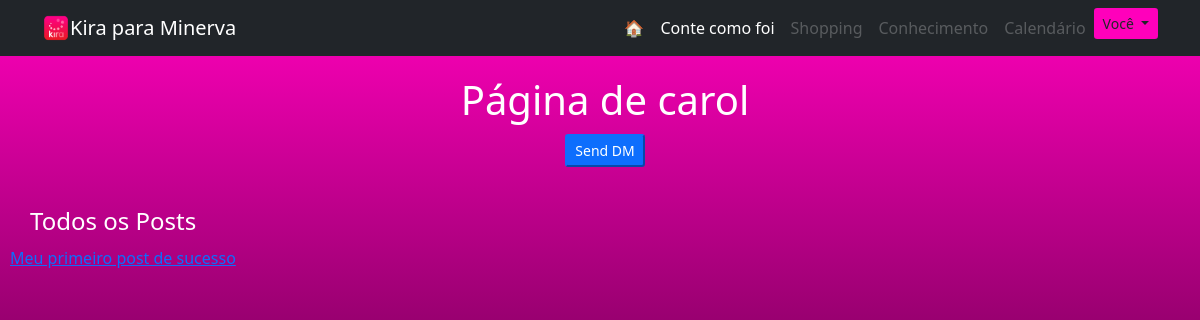
/user/1 (signed in), run on the app's committed database.
### main.py (models this page shows)
class Usuario(UserMixin, db.Model): #PAI
    __tablename__ = "usuarios"
    id = db.Column(db.Integer, primary_key=True)
    nome_completo = db.Column(db.String(200))
    username = db.Column(db.String(100), unique=True)
    email = db.Column(db.String(200), unique=True)
    password = db.Column(db.String(100))
    pontos = db.Column(db.Integer)
    posts = relationship("Post", back_populates="autor_post")
    comentarios_usuario = relationship("Comentario", back_populates="autor_comentario")
    comunidades_criadas = relationship("Comunidade", back_populates="criador")
    entradas_usuario = relationship("Entrada", back_populates="autor_entrada")
    dms_recebidas = relationship("DirectMessage", back_populates="recipiente")

class Post(db.Model): #FILHO
    __tablename__ = "posts"
    id = db.Column(db.Integer, primary_key=True)
    id_autor_post = db.Column(db.Integer, db.ForeignKey("usuarios.id"))
    id_comunidade = db.Column(db.Integer, db.ForeignKey("comunidades.id"))
    titulo = db.Column(db.String(140), nullable=False)
    data = db.Column(db.Date, nullable=False)
    corpo = db.Column(db.Text, nullable=False)
    eh_artigo = db.Column(db.Boolean,nullable=False)
    upvotes = db.Column(db.Integer, default=0)
    comentarios = relationship("Comentario", back_populates="parent_post")
    autor_post = relationship("Usuario", back_populates="posts")
    comunidade = relationship("Comunidade", back_populates="posts")

### main.py (the view)
@app.route('/user/<int:id_usuario>')
def user_page(id_usuario):
    usuario = Usuario.query.get(id_usuario)
    return render_template('perfil-usuario.html', usuario=usuario)

### main.py (called while the page is built)
@login_manager.user_loader
def load_user(id):
    return Usuario.query.get(id)

### templates/perfil-usuario.html
{% extends "base.html" %}
{% block content %}
<div style="margin-left: 10px; height: 80%">
    <div style="margin: 20px auto 20px auto" class="row">
        <h1 class="text-white" style="margin:0 auto 0 auto; text-align: center"> Página de {{ usuario.username }} </h1>
        {% if current_user.username != usuario.username and current_user.is_authenticated %}
        <a style="margin: 10px auto 0 auto; text-align: center; width: 50%" href="{{ url_for('send_dm', id_usuario=usuario.id) }}" >
            <input  type="button" class="btn-sm btn-primary" name="new-dm" value="Send DM">
        </a>
        {% endif %}
    </div>
    <div style="margin-top: 10px">
    <h4 class="text-white" style="margin: 40px auto 10px 20px">Todos os Posts</h4>
    {% for post in usuario.posts %}
        <a href="{{ url_for('show_post', q_id=post.id) }}">{{ post.titulo[:50] }}{% if post.titulo[50] %}... {% endif %}</a><br>
    {% endfor %}
    </div>
</div>
{% endblock %}

### templates/base.html (shortened to what this page needs)
<!DOCTYPE html>
<html lang="en">
    <head>
        <link href="../static/css/styles.css" rel="stylesheet" />
    </head>
    <body class="bg-secondary">
        <nav class="navbar sticky-top navbar-expand-lg navbar-dark bg-dark">
            <div class="container">
                <img src="../static/assets/kira-rosa.png" style="width:28px; height: 28px">
                <a class="navbar-brand text-white" >Kira {%if current_user.is_authenticated %} para {{current_user.nome_completo.split()[0]}} {% endif %}</a>
                <div class="collapse navbar-collapse" id="navbarSupportedContent">
                    <ul class="navbar-nav ms-auto mb-2 mb-lg-0">
                        <li class="nav-item"><a class="nav-link link-topo text-white" href="{{ url_for('home') }}">🏠</a></li>
                        <li class="nav-item"><a class="nav-link link-topo text-white" href="{{ url_for('comunidades', base="featured", pagina=1) }}">Conte como foi</a></li>
                        <li class="nav-item"><a class="nav-link link-topo disabled" href="{{ url_for('shopping') }}">Shopping</a></li>
                        <li class="nav-item"><a class="nav-link link-topo disabled" href="{{ url_for('conhecimento') }}">Conhecimento</a></li>
                        {% if current_user.is_authenticated %}
                        <li class="nav-item"><a class="nav-link link-topo disabled" href="{{ url_for('conhecimento') }}">Calendário</a></li>
                        <li class="nav-item">
                            <div class="btn-group">
                                <button type="button" class="btn btn-sm botao-rosa dropdown-toggle" data-toggle="dropdown" aria-haspopup="true" aria-expanded="false">
                                    Você
                                </button>
                            </div>
                        </li>
                        {% endif %}
                    </ul>
                </div>
            </div>
        </nav>
        {% block content %}
        {% endblock %}
    </body>
</html>

### data on the page
Usuario: nome_completo "Minerva"
Usuario: username "carol"
Post: titulo "Meu primeiro post de sucesso"
